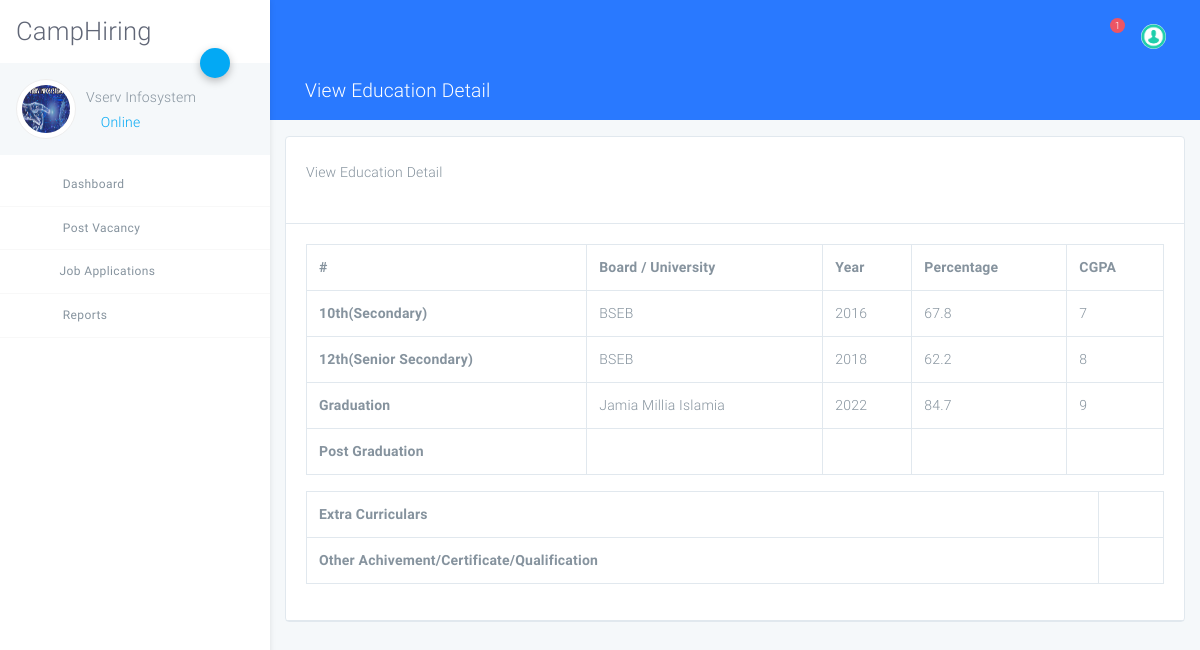
/company/view-education-detail.php?eduid=7 (signed in), run on the app's committed database.
### tables this page shows
CREATE TABLE `tblcompany` (
  `ID` int(10) NOT NULL,
  `CompanyName` varchar(120) DEFAULT NULL,
  `ContactPerson` varchar(100) DEFAULT NULL,
  `CompanyUrl` varchar(200) DEFAULT NULL,
  `CompanyAddress` mediumtext DEFAULT NULL,
  `MobileNumber` bigint(10) DEFAULT NULL,
  `CompanyEmail` varchar(200) DEFAULT NULL,
  `CompanyLogo` varchar(200) DEFAULT NULL,
  `Password` varchar(120) DEFAULT NULL,
  `CompanyRegdate` timestamp NOT NULL DEFAULT current_timestamp()
);

CREATE TABLE `tbleducation` (
  `ID` int(10) NOT NULL,
  `UserID` int(10) DEFAULT NULL,
  `SecondaryBoard` varchar(100) DEFAULT NULL,
  `SecondaryBoardyop` varchar(120) DEFAULT NULL,
  `SecondaryBoardper` varchar(120) DEFAULT NULL,
  `SecondaryBoardcgpa` varchar(120) DEFAULT NULL,
  `SSecondaryBoard` varchar(120) DEFAULT NULL,
  `SSecondaryBoardyop` varchar(120) DEFAULT NULL,
  `SSecondaryBoardper` varchar(120) DEFAULT NULL,
  `SSecondaryBoardcgpa` varchar(120) DEFAULT NULL,
  `GraUni` varchar(120) DEFAULT NULL,
  `GraUniyop` varchar(120) DEFAULT NULL,
  `GraUnidper` varchar(120) DEFAULT NULL,
  `GraUnicgpa` varchar(120) DEFAULT NULL,
  `PGUni` varchar(120) DEFAULT NULL,
  `PGUniyop` varchar(120) DEFAULT NULL,
  `PGUniper` varchar(120) DEFAULT NULL,
  `PGUnicgpa` varchar(120) DEFAULT NULL,
  `ExtraCurriculars` varchar(120) DEFAULT NULL,
  `OtherAchivement` varchar(120) DEFAULT NULL
);

### company/view-education-detail.php (the view, shortened to what this page needs)
<?php
include('includes/dbconnection.php');
if (strlen($_SESSION['crmscid']==0)) {
  header('location:logout.php');
  } else{
  ?>
<!DOCTYPE html>
<html lang="en">
<head>
    <link rel="stylesheet" href="assets/css/app.css">
</head>
<body class="light">
<div id="app">
<?php include_once('includes/sidebar.php');?>
<?php include_once('includes/header.php');?>
    <div class="page has-sidebar-left">
    <header class="blue accent-3 relative">
        <div class="container-fluid text-white">
            <div class="row p-t-b-10 ">
                <div class="col">
                    <h4>
                        <i class="icon-package"></i>
                        View Education Detail
                    </h4>
                </div>
            </div>
        </div>
    </header>
    <div class="animatedParent animateOnce">
        <div class="container-fluid my-3">
            <div class="row">
                <div class="col-md-12">
                    <div class="card">
                        <div class="card-body b-b">
                            <p>View Education Detail</p>
                        </div>
                        <div class="card-body b-b">
  <?php
 $edid=$_GET['eduid'];
$ret=mysqli_query($con,"select tbluser.ID, tbleducation.UserID,tbleducation.SecondaryBoard,tbleducation.SecondaryBoardyop,tbleducation.SecondaryBoardper,tbleducation.SecondaryBoardcgpa,tbleducation.SSecondaryBoard,tbleducation.SSecondaryBoardyop,tbleducation.SSecondaryBoardper,tbleducation.SSecondaryBoardcgpa,tbleducation.GraUni,tbleducation.GraUniyop,tbleducation.GraUnidper,tbleducation.GraUnicgpa,tbleducation.PGUni,tbleducation.PGUniyop,tbleducation.PGUniper,tbleducation.PGUnicgpa,tbleducation.ExtraCurriculars,tbleducation.OtherAchivement  from   tbleducation join tbluser on tbleducation.UserID=tbluser.ID where tbleducation.UserID='$edid'");
while ($row=mysqli_fetch_array($ret)) {
?>
<table class="table table-bordered table-hover data-tables">
<tr>
  <th>#</th>
   <th>Board / University</th>
    <th>Year</th>
     <th>Percentage</th>
       <th>CGPA</th>
</tr>
<tr>
<th>10th(Secondary)</th>
<td><?php  echo $row['SecondaryBoard'];?></td>
<td><?php  echo $row['SecondaryBoardyop'];?></td>
<td><?php  echo $row['SecondaryBoardper'];?></td>
<td><?php  echo $row['SecondaryBoardcgpa'];?></td>
</tr>
<tr>
<th>12th(Senior Secondary)</th>
<td><?php  echo $row['SSecondaryBoard'];?></td>
<td><?php  echo $row['SSecondaryBoardyop'];?></td>
<td><?php  echo $row['SSecondaryBoardper'];?></td>
<td><?php  echo $row['SSecondaryBoardcgpa'];?></td>
</tr>
<tr>
<th>Graduation</th>
<td><?php  echo $row['GraUni'];?></td>
<td><?php  echo $row['GraUniyop'];?></td>
<td><?php  echo $row['GraUnidper'];?></td>
<td><?php  echo $row['GraUnicgpa'];?></td>
</tr>
<tr>
<th>Post Graduation</th>
<td><?php  echo $row['PGUni'];?></td>
<td><?php  echo $row['PGUniyop'];?></td>
<td><?php  echo $row['PGUniper'];?></td>
<td><?php  echo $row['PGUnicgpa'];?></td>
</tr>
</table>
<table class="table table-bordered table-hover data-tables">
    <tr>
<th>Extra Curriculars</th>
<td> <?php  echo $row['ExtraCurriculars'];?></td>
</tr>
<tr>
<th>Other Achivement/Certificate/Qualification</th>
<td><?php  echo $row['OtherAchivement'];?></td>
</tr>
</table>
<?php } ?>
                        </div>
                    </div>
                </div>
            </div>
        </div>
    </div>
</div>
</div>
</body>
</html>
<?php }  ?>

### company/includes/sidebar.php (shortened to what this page needs)
<?php
include('includes/dbconnection.php');
  ?>
<aside class="main-sidebar fixed offcanvas shadow">
    <section class="sidebar">
        <div class="w-80px mt-3 mb-3 ml-3">
        <h2 align="center"> CampHiring</h2>
        </div>
        <div class="relative">
            <a data-toggle="collapse" href="#userSettingsCollapse" role="button" aria-expanded="false"
               aria-controls="userSettingsCollapse" class="btn-fab btn-fab-sm fab-right fab-top btn-primary shadow1 ">
                <i class="icon icon-cogs"></i>
            </a>
            <div class="user-panel p-3 light mb-2">
                <div>
<?php
$cid=$_SESSION['crmscid'];
$ret=mysqli_query($con,"select CompanyName,CompanyLogo from tblcompany where ID='$cid'");
$row=mysqli_fetch_array($ret);
$name=$row['CompanyName'];
$logo=$row['CompanyLogo'];
?>
                    <div class="float-left image">
<img class="user_avatar" src="images/<?php echo $logo; ?>" alt="<?php echo $name; ?>" height="60">
                    </div>
                    <div class="float-left info">
                        <h6 class="font-weight-light mt-2 mb-1"><?php echo $name; ?></h6>
                        <a href="#"><i class="icon-circle text-primary blink"></i> Online</a>
                    </div>
                </div>
                <div class="clearfix"></div>
            </div>
        </div>
        <ul class="sidebar-menu">
            <li class="treeview"><a href="dashboard.php">
                <i class="icon icon-sailing-boat-water purple-text s-18"></i> <span>Dashboard</span>
            </a>
            </li>
            <li class="treeview"><a href="#">
                <i class="icon icon icon-package blue-text s-18"></i>
                <span>Post Vacancy</span>
            </a>
            </li>
            <li class="treeview"><a href="#"><i class="icon icon-documents3 text-blue s-18"></i>Job Applications<i
                    class="icon icon-angle-left s-18 pull-right"></i></a>
            </li>
            <li class="treeview ">
                <a href="#">
                    <i class="icon icon-package text-lime s-18"></i> <span>Reports</span>
                    <i class="icon icon-angle-left s-18 pull-right"></i>
                </a>
            </li>
        </ul>
    </section>
</aside>

### data on the page
tblcompany: CompanyLogo (picture), CompanyName "Vserv Infosystem"
tbleducation: SecondaryBoard "BSEB", SecondaryBoardyop "2016", SecondaryBoardper "67.8", SecondaryBoardcgpa "7", SSecondaryBoard "BSEB", SSecondaryBoardyop "2018", SSecondaryBoardper "62.2", SSecondaryBoardcgpa "8", GraUni "Jamia Millia Islamia", GraUniyop "2022", GraUnidper "84.7", GraUnicgpa "9"

### other printed values
$num "1"
